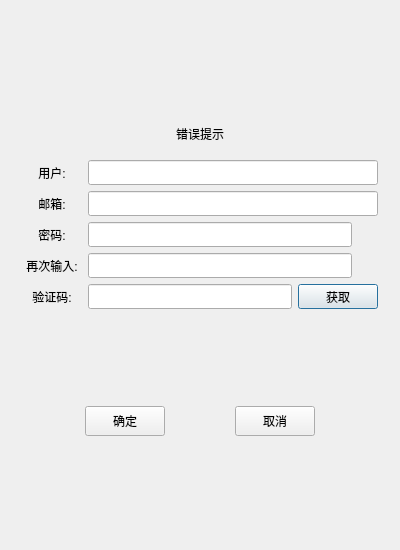
<?xml version="1.0" encoding="UTF-8"?>
<ui version="4.0">
 <class>RegisterClass</class>
 <widget class="QDialog" name="RegisterClass">
  <property name="geometry">
   <rect>
    <x>0</x>
    <y>0</y>
    <width>400</width>
    <height>550</height>
   </rect>
  </property>
  <property name="minimumSize">
   <size>
    <width>400</width>
    <height>550</height>
   </size>
  </property>
  <property name="maximumSize">
   <size>
    <width>400</width>
    <height>550</height>
   </size>
  </property>
  <property name="windowTitle">
   <string>Register</string>
  </property>
  <layout class="QHBoxLayout" name="horizontalLayout">
   <item>
    <layout class="QVBoxLayout" name="verticalLayout">
     <item>
      <widget class="QStackedWidget" name="stackedWidget">
       <property name="currentIndex">
        <number>0</number>
       </property>
       <widget class="QWidget" name="page">
        <layout class="QVBoxLayout" name="verticalLayout_2">
         <item>
          <spacer name="verticalSpacer">
           <property name="orientation">
            <enum>Qt::Orientation::Vertical</enum>
           </property>
           <property name="sizeHint" stdset="0">
            <size>
             <width>20</width>
             <height>40</height>
            </size>
           </property>
          </spacer>
         </item>
         <item>
          <widget class="QWidget" name="widget" native="true">
           <layout class="QVBoxLayout" name="verticalLayout_3">
            <item>
             <widget class="QLabel" name="err_tip">
              <property name="text">
               <string>错误提示</string>
              </property>
              <property name="alignment">
               <set>Qt::AlignmentFlag::AlignCenter</set>
              </property>
             </widget>
            </item>
           </layout>
          </widget>
         </item>
         <item>
          <layout class="QHBoxLayout" name="horizontalLayout_2">
           <item>
            <widget class="QLabel" name="user_label">
             <property name="minimumSize">
              <size>
               <width>60</width>
               <height>25</height>
              </size>
             </property>
             <property name="maximumSize">
              <size>
               <width>60</width>
               <height>25</height>
              </size>
             </property>
             <property name="text">
              <string>用户:</string>
             </property>
             <property name="alignment">
              <set>Qt::AlignmentFlag::AlignCenter</set>
             </property>
            </widget>
           </item>
           <item>
            <widget class="QLineEdit" name="user_lineEdit">
             <property name="minimumSize">
              <size>
               <width>0</width>
               <height>25</height>
              </size>
             </property>
             <property name="maximumSize">
              <size>
               <width>16777215</width>
               <height>25</height>
              </size>
             </property>
            </widget>
           </item>
          </layout>
         </item>
         <item>
          <layout class="QHBoxLayout" name="horizontalLayout_3">
           <item>
            <widget class="QLabel" name="email_label">
             <property name="minimumSize">
              <size>
               <width>60</width>
               <height>25</height>
              </size>
             </property>
             <property name="maximumSize">
              <size>
               <width>60</width>
               <height>25</height>
              </size>
             </property>
             <property name="text">
              <string>邮箱:</string>
             </property>
             <property name="alignment">
              <set>Qt::AlignmentFlag::AlignCenter</set>
             </property>
            </widget>
           </item>
           <item>
            <widget class="QLineEdit" name="email_lineEdit">
             <property name="minimumSize">
              <size>
               <width>0</width>
               <height>25</height>
              </size>
             </property>
             <property name="maximumSize">
              <size>
               <width>16777215</width>
               <height>25</height>
              </size>
             </property>
            </widget>
           </item>
          </layout>
         </item>
         <item>
          <layout class="QHBoxLayout" name="horizontalLayout_4">
           <item>
            <widget class="QLabel" name="pwd_label">
             <property name="minimumSize">
              <size>
               <width>60</width>
               <height>25</height>
              </size>
             </property>
             <property name="maximumSize">
              <size>
               <width>60</width>
               <height>25</height>
              </size>
             </property>
             <property name="text">
              <string>密码:</string>
             </property>
             <property name="alignment">
              <set>Qt::AlignmentFlag::AlignCenter</set>
             </property>
            </widget>
           </item>
           <item>
            <widget class="QLineEdit" name="pwd_lineEdit">
             <property name="minimumSize">
              <size>
               <width>0</width>
               <height>25</height>
              </size>
             </property>
             <property name="maximumSize">
              <size>
               <width>16777215</width>
               <height>25</height>
              </size>
             </property>
            </widget>
           </item>
           <item>
            <widget class="ClickedLabel" name="pwd_visible">
             <property name="minimumSize">
              <size>
               <width>20</width>
               <height>25</height>
              </size>
             </property>
             <property name="maximumSize">
              <size>
               <width>20</width>
               <height>25</height>
              </size>
             </property>
             <property name="text">
              <string/>
             </property>
            </widget>
           </item>
          </layout>
         </item>
         <item>
          <layout class="QHBoxLayout" name="horizontalLayout_5">
           <item>
            <widget class="QLabel" name="again_label">
             <property name="minimumSize">
              <size>
               <width>60</width>
               <height>25</height>
              </size>
             </property>
             <property name="maximumSize">
              <size>
               <width>60</width>
               <height>25</height>
              </size>
             </property>
             <property name="text">
              <string>再次输入:</string>
             </property>
             <property name="alignment">
              <set>Qt::AlignmentFlag::AlignCenter</set>
             </property>
            </widget>
           </item>
           <item>
            <widget class="QLineEdit" name="again_lineEdit">
             <property name="minimumSize">
              <size>
               <width>0</width>
               <height>25</height>
              </size>
             </property>
             <property name="maximumSize">
              <size>
               <width>16777215</width>
               <height>25</height>
              </size>
             </property>
            </widget>
           </item>
           <item>
            <widget class="ClickedLabel" name="again_visible">
             <property name="minimumSize">
              <size>
               <width>20</width>
               <height>25</height>
              </size>
             </property>
             <property name="maximumSize">
              <size>
               <width>20</width>
               <height>25</height>
              </size>
             </property>
             <property name="text">
              <string/>
             </property>
            </widget>
           </item>
          </layout>
         </item>
         <item>
          <layout class="QHBoxLayout" name="horizontalLayout_6">
           <item>
            <widget class="QLabel" name="varify_label">
             <property name="minimumSize">
              <size>
               <width>60</width>
               <height>25</height>
              </size>
             </property>
             <property name="maximumSize">
              <size>
               <width>60</width>
               <height>25</height>
              </size>
             </property>
             <property name="text">
              <string>验证码:</string>
             </property>
             <property name="alignment">
              <set>Qt::AlignmentFlag::AlignCenter</set>
             </property>
            </widget>
           </item>
           <item>
            <widget class="QLineEdit" name="varify_lineEdit">
             <property name="minimumSize">
              <size>
               <width>0</width>
               <height>25</height>
              </size>
             </property>
             <property name="maximumSize">
              <size>
               <width>16777215</width>
               <height>25</height>
              </size>
             </property>
            </widget>
           </item>
           <item>
            <widget class="TimerBtn" name="getcode_Button">
             <property name="minimumSize">
              <size>
               <width>0</width>
               <height>25</height>
              </size>
             </property>
             <property name="maximumSize">
              <size>
               <width>16777215</width>
               <height>25</height>
              </size>
             </property>
             <property name="text">
              <string>获取</string>
             </property>
            </widget>
           </item>
          </layout>
         </item>
         <item>
          <spacer name="verticalSpacer_3">
           <property name="orientation">
            <enum>Qt::Orientation::Vertical</enum>
           </property>
           <property name="sizeHint" stdset="0">
            <size>
             <width>20</width>
             <height>40</height>
            </size>
           </property>
          </spacer>
         </item>
         <item>
          <layout class="QHBoxLayout" name="horizontalLayout_7">
           <item>
            <spacer name="horizontalSpacer">
             <property name="orientation">
              <enum>Qt::Orientation::Horizontal</enum>
             </property>
             <property name="sizeHint" stdset="0">
              <size>
               <width>40</width>
               <height>20</height>
              </size>
             </property>
            </spacer>
           </item>
           <item>
            <widget class="QPushButton" name="comfirm_Button">
             <property name="minimumSize">
              <size>
               <width>0</width>
               <height>30</height>
              </size>
             </property>
             <property name="maximumSize">
              <size>
               <width>16777215</width>
               <height>30</height>
              </size>
             </property>
             <property name="text">
              <string>确定</string>
             </property>
            </widget>
           </item>
           <item>
            <spacer name="horizontalSpacer_3">
             <property name="orientation">
              <enum>Qt::Orientation::Horizontal</enum>
             </property>
             <property name="sizeHint" stdset="0">
              <size>
               <width>40</width>
               <height>20</height>
              </size>
             </property>
            </spacer>
           </item>
           <item>
            <widget class="QPushButton" name="cancel_Button">
             <property name="minimumSize">
              <size>
               <width>0</width>
               <height>30</height>
              </size>
             </property>
             <property name="maximumSize">
              <size>
               <width>16777215</width>
               <height>30</height>
              </size>
             </property>
             <property name="text">
              <string>取消</string>
             </property>
            </widget>
           </item>
           <item>
            <spacer name="horizontalSpacer_2">
             <property name="orientation">
              <enum>Qt::Orientation::Horizontal</enum>
             </property>
             <property name="sizeHint" stdset="0">
              <size>
               <width>40</width>
               <height>20</height>
              </size>
             </property>
            </spacer>
           </item>
          </layout>
         </item>
         <item>
          <spacer name="verticalSpacer_2">
           <property name="orientation">
            <enum>Qt::Orientation::Vertical</enum>
           </property>
           <property name="sizeHint" stdset="0">
            <size>
             <width>20</width>
             <height>40</height>
            </size>
           </property>
          </spacer>
         </item>
        </layout>
       </widget>
       <widget class="QWidget" name="page_2">
        <layout class="QVBoxLayout" name="verticalLayout_4">
         <item>
          <spacer name="verticalSpacer_4">
           <property name="orientation">
            <enum>Qt::Orientation::Vertical</enum>
           </property>
           <property name="sizeHint" stdset="0">
            <size>
             <width>20</width>
             <height>40</height>
            </size>
           </property>
          </spacer>
         </item>
         <item>
          <widget class="QLabel" name="tip1_label">
           <property name="text">
            <string>注册成功，5s后返回登录页面</string>
           </property>
           <property name="alignment">
            <set>Qt::AlignmentFlag::AlignCenter</set>
           </property>
          </widget>
         </item>
         <item>
          <widget class="QLabel" name="tip2_label">
           <property name="text">
            <string>可点击返回按钮直接返回登录页面</string>
           </property>
           <property name="alignment">
            <set>Qt::AlignmentFlag::AlignCenter</set>
           </property>
          </widget>
         </item>
         <item>
          <spacer name="verticalSpacer_5">
           <property name="orientation">
            <enum>Qt::Orientation::Vertical</enum>
           </property>
           <property name="sizeHint" stdset="0">
            <size>
             <width>20</width>
             <height>40</height>
            </size>
           </property>
          </spacer>
         </item>
         <item>
          <widget class="QWidget" name="widget_2" native="true">
           <layout class="QHBoxLayout" name="horizontalLayout_8">
            <item>
             <spacer name="horizontalSpacer_4">
              <property name="orientation">
               <enum>Qt::Orientation::Horizontal</enum>
              </property>
              <property name="sizeHint" stdset="0">
               <size>
                <width>40</width>
                <height>20</height>
               </size>
              </property>
             </spacer>
            </item>
            <item>
             <widget class="QPushButton" name="return_Button">
              <property name="minimumSize">
               <size>
                <width>0</width>
                <height>25</height>
               </size>
              </property>
              <property name="maximumSize">
               <size>
                <width>16777215</width>
                <height>25</height>
               </size>
              </property>
              <property name="text">
               <string>返回登录</string>
              </property>
             </widget>
            </item>
            <item>
             <spacer name="horizontalSpacer_5">
              <property name="orientation">
               <enum>Qt::Orientation::Horizontal</enum>
              </property>
              <property name="sizeHint" stdset="0">
               <size>
                <width>40</width>
                <height>20</height>
               </size>
              </property>
             </spacer>
            </item>
           </layout>
          </widget>
         </item>
         <item>
          <spacer name="verticalSpacer_6">
           <property name="orientation">
            <enum>Qt::Orientation::Vertical</enum>
           </property>
           <property name="sizeHint" stdset="0">
            <size>
             <width>20</width>
             <height>40</height>
            </size>
           </property>
          </spacer>
         </item>
        </layout>
       </widget>
      </widget>
     </item>
    </layout>
   </item>
  </layout>
 </widget>
 <layoutdefault spacing="6" margin="11"/>
 <customwidgets>
  <customwidget>
   <class>TimerBtn</class>
   <extends>QPushButton</extends>
   <header>timerbtn.h</header>
  </customwidget>
  <customwidget>
   <class>ClickedLabel</class>
   <extends>QLabel</extends>
   <header>clickedlabel.h</header>
  </customwidget>
 </customwidgets>
 <resources/>
 <connections/>
</ui>
